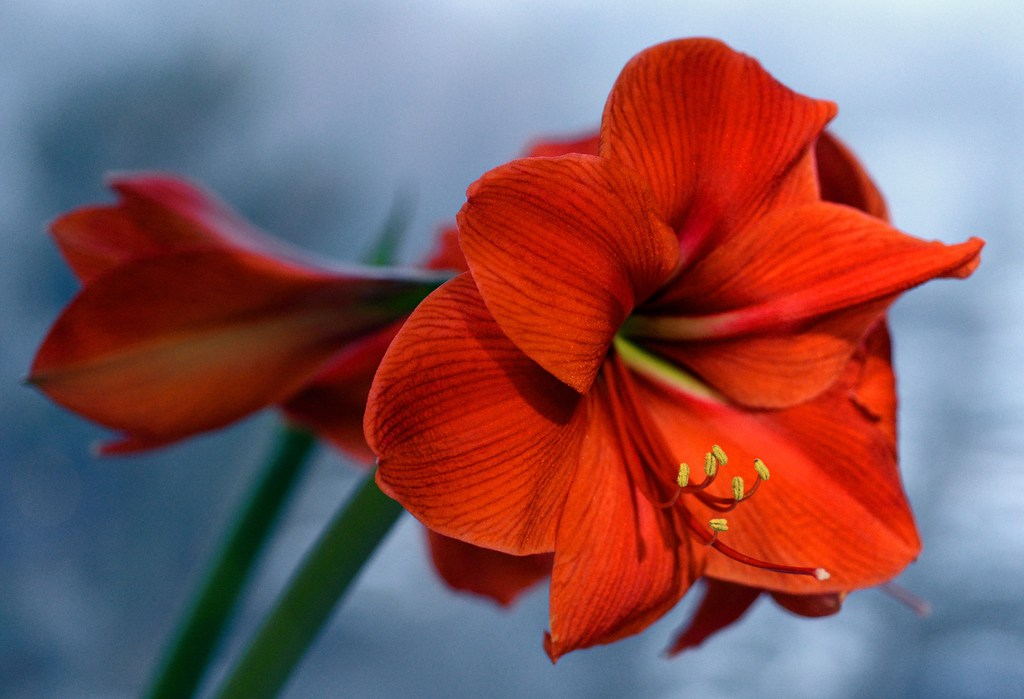
#> input picture images/flower_HW4.jpg, 1024 x 699 px
$ python homework4.py
#> lines starting #> are read from the running program, lines starting #| are printed output that depends on the picture; after the words box and inside, x2 and y2 are one past the last pixel; in counts of white or black regions, pixels touching at a corner belong together
import cv2 as cv
import numpy as np
import os


# Function edgeDectoror()
# Runs an in-built edge detector and produces an output image with edges
def edgeDetector():

    # Reads the image
    image = cv.imread("images/flower_HW4.jpg")
#> image is the input picture: shape (699, 1024, 3); mean B, G, R 95.1, 90.1, 132.9

    #operatedImage = cv.cvtColor(img, cv.COLOR_BGR2GRAY)

    # Use the Canny Edge filter
    edge = cv.Canny(image, 100, 200, 3)
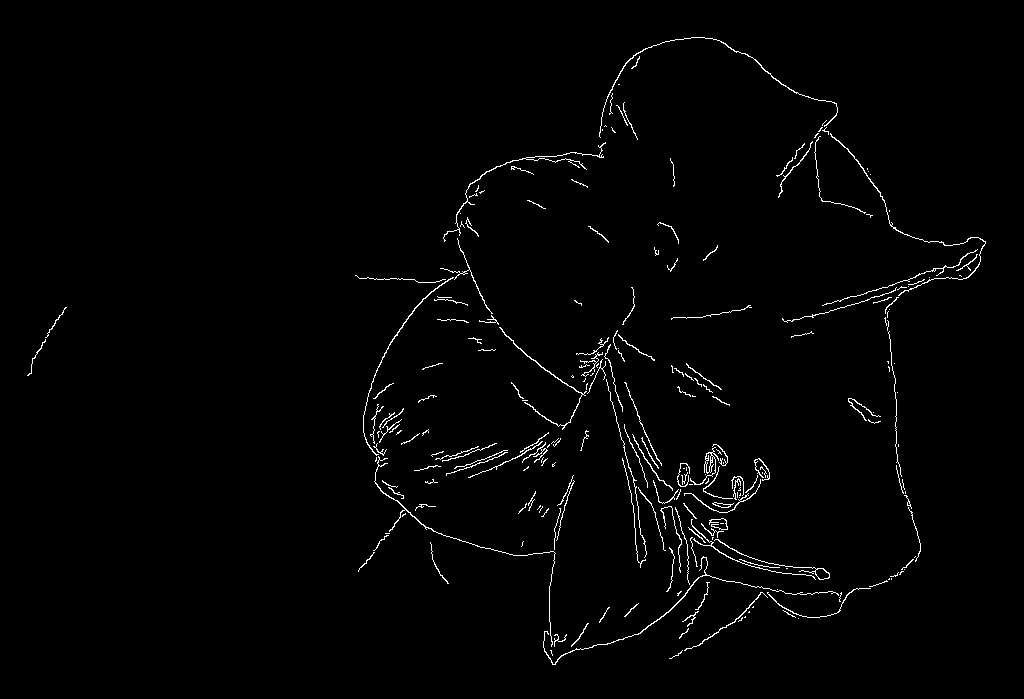
#> edge: shape (699, 1024); 1.4% white in thin lines or dots, all inside (x1, y1, x2, y2) = (27, 37, 986, 665)

    # Write to the file edgesFlower.jpg for the Output image, which has edges
    cv.imwrite("images/edgesFlower.jpg", edge)

    # Shows Original Image
    cv.imshow('Original Image', image)

    # Shows Image with edges
    cv.imshow('Image with Edges', edge)
    cv.waitKey(0)
    cv.destroyAllWindows()


# Function cornerDectoror()
# Runs an in-built corner detector and produces an output image with corners
def cornerDetector():

    # Reads the image
    image = cv.imread("images/flower_HW4.jpg")

    # Changes the input image into a grayscale color space
    operatedImage = cv.cvtColor(image, cv.COLOR_BGR2GRAY)

    # Changes the data type setting to a 32-bitt floating point
    operatedImage = np.float32(operatedImage)

    # Uses the cornerHarris filter to detect the corners
    dest = cv.cornerHarris(operatedImage, 2, 5, 0.07)

    # Uses dilate() to mark the resulting corners
    dest = cv.dilate(dest, None)

    # Uses the original image to use the optimal threshold value
    image[dest > 0.01 * dest.max()]=[0, 255, 0]
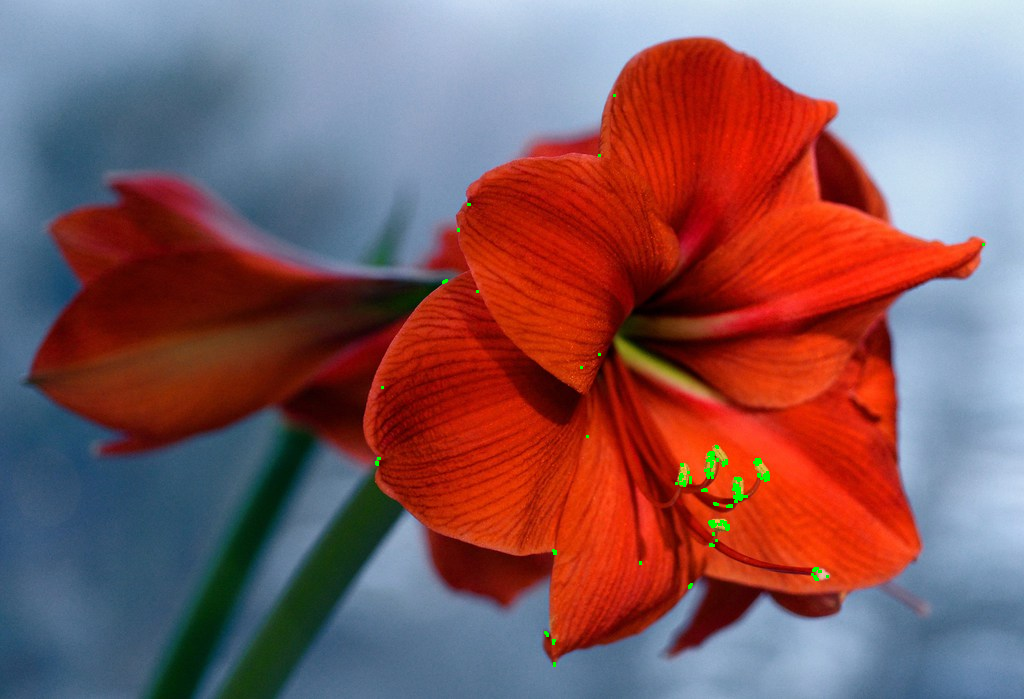
#> image: shape (699, 1024, 3); 0.18% of pixels changed, all inside (x1, y1, x2, y2) = (375, 94, 985, 667)

    # Write to the file cornersFlower.jpg for the output image, which has corners
    cv.imwrite("images/cornersFlower.jpg", image)

    # Shows Image with Corners
    cv.imshow('Image with Corners', image)

    # De-allocate any associated memory usage
    if cv.waitKey(0) & 0xff == 27:
#> (key Esc is pressed here)
        cv.destroyAllWindows()

# Function rotateEdgesImg()
# Rotates the image by 60 degrees
# And runs an in-built edge detector and produces an output image with edges
def rotateEdgesImg():

    # Reads the image
    image = cv.imread('images/flower_HW4.jpg')

    # Uses getRotationMatrix2D() and warpAffine() to rotate image by 60 degrees
    rows,cols,channels= image.shape
#> rows = 699; cols = 1024; channels = 3
    M = cv.getRotationMatrix2D((cols/2,rows/2),60,1)
    rotate_60 = cv.warpAffine(image,M,(cols,rows))
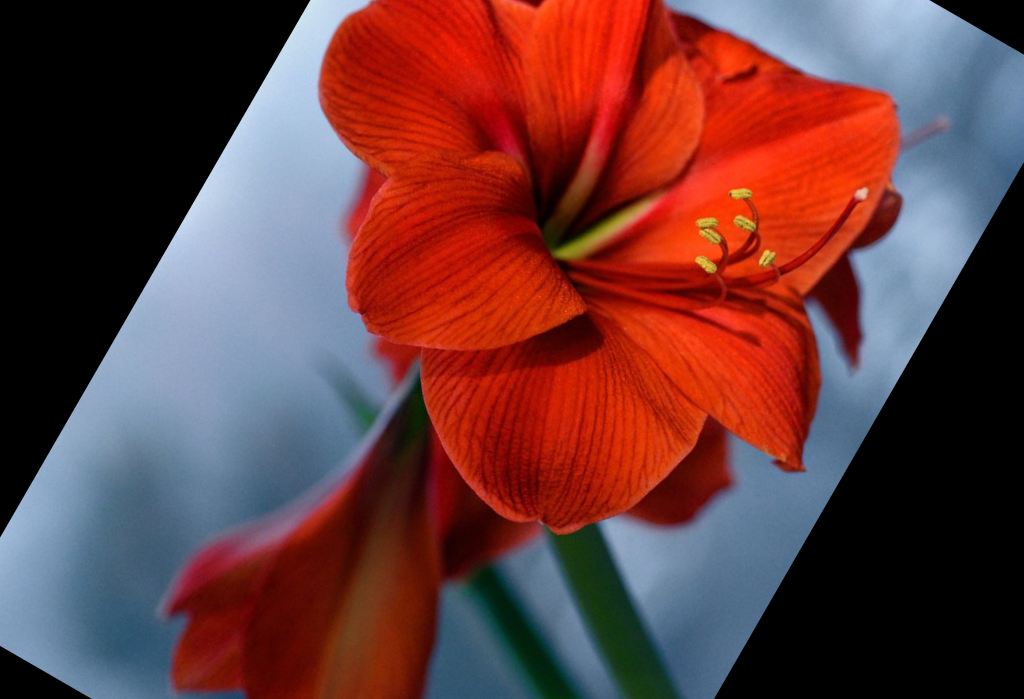
#> rotate_60: shape (699, 1024, 3); mean B, G, R 60.4, 59.8, 104.6


    # Uses Canny filter to get image with edges
    edgeImg = cv.Canny(rotate_60, 100, 200, 3)
#> edgeImg: shape (699, 1024); 1.4% white in thin lines or dots

    # Write to the file rotatedEdgesFlower.jpg for the output image,
    # which is rotated 60 degrees and has edges
    cv.imwrite("images/rotatedEdgesFlower.jpg", edgeImg)

    # Shows Image Rotated by 60 degres and has Edges
    cv.imshow('Image Rotated by 60 Degrees with Edges', edgeImg)
    cv.waitKey(0)
    cv.destroyAllWindows()


# Function rotateCornersImg()
# Rotates the image by 60 degrees
# And runs an in-built corner detector and produces an output image with corners
def rotateCornersImg():

    # Reads the image
    image = cv.imread('images/flower_HW4.jpg')

    # Uses getRotationMatrix2D() and warpAffine() to rotate image by 60 degrees
    rows,cols,channels= image.shape
#> rows = 699; cols = 1024; channels = 3
    M = cv.getRotationMatrix2D((cols/2,rows/2),60,1)
    rotate_60 = cv.warpAffine(image,M,(cols,rows))


    # Changes the input image into a grayscale color space
    operatedImage = cv.cvtColor(rotate_60, cv.COLOR_BGR2GRAY)

    # Changes the data type setting to a 32-bitt floating point
    operatedImage = np.float32(operatedImage)

    # Uses the cornerHarris filter to detect the corners
    dest = cv.cornerHarris(operatedImage, 2, 5, 0.07)

    # Uses dilate() to mark the resulting corners
    dest = cv.dilate(dest, None)

    # Uses the original image to use the optimal threshold value
    rotate_60[dest > 0.01 * dest.max()]=[0, 255, 0]
#> rotate_60: shape (699, 1024, 3); 0.02% of pixels changed, all inside (x1, y1, x2, y2) = (0, 0, 1024, 699)

    # Write to the file rotatedEdgesFlower.jpg for the output image,
    # which is rotated 60 degrees and has corners
    cv.imwrite("images/rotatedCornersFlower.jpg", rotate_60)

    # Shows Image Rotated by 60 degres and has Corners
    cv.imshow('Image Rotated by 60 Degrees with Corners', rotate_60)
    cv.waitKey(0)
    cv.destroyAllWindows()


# Function scaleEdgesImg()
# Scales the image by 1.6 in the x and y directions
# And runs an in-built edge detector and produces an output image with edges
def scaleEdgesImg():

    # Reads the image
    image = cv.imread('images/flower_HW4.jpg')

    # Uses resize() to scale the image by 1.6 in the x and y directions
    resizedImg = cv.resize(image, None, fx = 1.6, fy = 1.6, interpolation=cv.INTER_LINEAR)

    # Uses Canny filter to get image with edges
    edgeImg = cv.Canny(resizedImg, 100, 200, 3)
#> edgeImg: shape (1118, 1638); 0.41% white in thin lines or dots, all inside (x1, y1, x2, y2) = (580, 60, 1577, 1063)

    # Write to the file scaledEdgesFlower.jpg for the output image,
    # which is scaled by 1.6 in the x and y directions and has edges
    cv.imwrite("images/scaledEdgesFlower.jpg", edgeImg)

    # Shows Image Scaled by 1.6 and has Edges
    cv.imshow('Image Scaled by 1.6 with Edges', edgeImg)
    cv.waitKey(0)
    cv.destroyAllWindows()


# Function scaleCornersImg()
# Scales the image by 1.6 in the x and y directions
# And runs an in-built corner detector and produces an output image with corners
def scaleCornersImg():

    # Reads the image
    image = cv.imread('images/flower_HW4.jpg')

    # Uses resize() to scale the image by 1.6 in the x and y directions
    resizedImg = cv.resize(image, None, fx = 1.6, fy = 1.6, interpolation=cv.INTER_LINEAR)


    # Changes the input image into a grayscale color space
    operatedImage = cv.cvtColor(resizedImg, cv.COLOR_BGR2GRAY)
#> operatedImage: shape (1118, 1638)

    # Changes the data type setting to a 32-bitt floating point
    operatedImage = np.float32(operatedImage)

    # Uses the cornerHarris filter to detect the corners
    dest = cv.cornerHarris(operatedImage, 2, 5, 0.07)
#> dest: shape (1118, 1638) float32

    # Uses dilate() to mark the resulting corners
    dest = cv.dilate(dest, None)

    # Uses the original image to use the optimal threshold value
    resizedImg[dest > 0.01 * dest.max()]=[0, 255, 0]
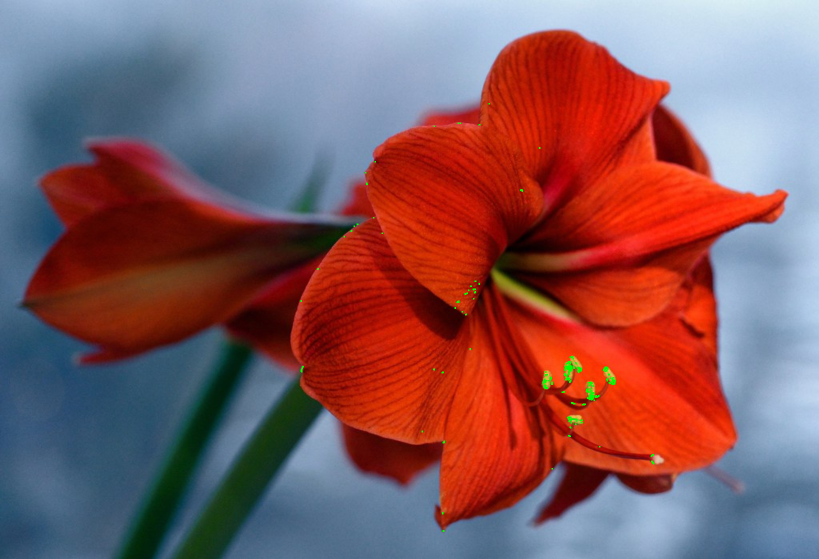
#> resizedImg: shape (1118, 1638, 3) (shown at 1/2 size); mean B, G, R 94.9, 90.2, 132.6

    # Write to the file scaledCornersFlower.jpg for the output image,
    # which is scaled by 1.6 in the x and y directions and has corners
    cv.imwrite("images/scaledCornersFlower.jpg", resizedImg)

    # Shows Image Scaled by 1.6 and has Corners
    cv.imshow('Image Scaled by 1.6 with Corners', resizedImg)
    cv.waitKey(0)
    cv.destroyAllWindows()


# Function shearXEdgesImg()
# Scales the image by 1.2 in the x direction
# And runs an in-built edge detector and produces an output image with edges
def shearXEdgesImg():

    # Reads the image
    image = cv.imread('images/flower_HW4.jpg')

    # Uses warpPerspective() to shear the image in the x direction by 1.2
    rows, cols, dim = image.shape
#> rows = 699; cols = 1024; dim = 3
    M = np.float32([[1, 1.2, 0], [0, 1, 0], [0, 0, 1]])
    shearedImg = cv.warpPerspective(image, M, (int(cols*2), int(rows*1.2)))

    # Uses Canny filter to get image with edges
    edgeImg = cv.Canny(shearedImg, 100, 200, 3)
#> edgeImg: shape (838, 2048); 1.2% white in thin lines or dots, all inside (x1, y1, x2, y2) = (0, 0, 1862, 700)

    # Write to the file shearedXEdgesFlower.jpg for the output image,
    # which is scaled by 1.2 in the x direction and has edges
    cv.imwrite("images/shearedXEdgesFlower.jpg", edgeImg)

    # Shows Image Scaled by 1.2 and has Edges
    cv.imshow('Image Scaled by 1.2 in x Direction with Edges', edgeImg)
    cv.waitKey(0)
    cv.destroyAllWindows()


# Function shearXCornersImg()
# Scales the image by 1.2 in the x direction
# And runs an in-built corner detector and produces an output image with corners
def shearXCornersImg():

    # Reads the image
    image = cv.imread('images/flower_HW4.jpg')

    # Uses warpPerspective() to shear the image in the x direction by 1.2
    rows, cols, dim = image.shape
#> rows = 699; cols = 1024; dim = 3
    M = np.float32([[1, 1.2, 0], [0, 1, 0], [0, 0, 1]])
    shearedImg = cv.warpPerspective(image, M, (int(cols*2), int(rows*1.2)))

    # Changes the input image into a grayscale color space
    operatedImage = cv.cvtColor(shearedImg, cv.COLOR_BGR2GRAY)
#> operatedImage: shape (838, 2048)

    # Changes the data type setting to a 32-bitt floating point
    operatedImage = np.float32(operatedImage)

    # Uses the cornerHarris filter to detect the corners
    dest = cv.cornerHarris(operatedImage, 2, 5, 0.07)
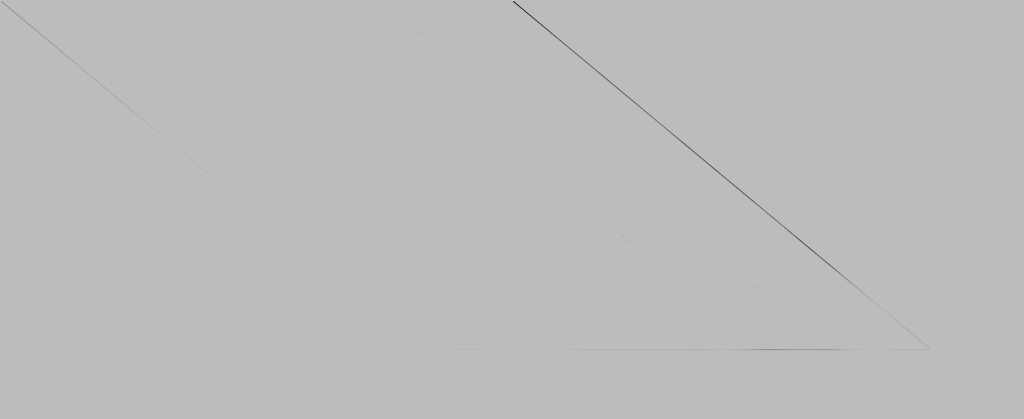
#> dest: shape (838, 2048) float32 (shown at 1/2 size); min -1.17e+10, max 4.16e+09, mean -8684530; drawn with min black and max white

    # Uses dilate() to mark the resulting corners
    dest = cv.dilate(dest, None)

    # Uses the original image to use the optimal threshold value
    shearedImg[dest > 0.01 * dest.max()]=[0, 255, 0]
#> shearedImg: shape (838, 2048, 3); mean B, G, R 39.7, 37.6, 55.4

    # Write to the file shearedXCornersFlower.jpg for the output image,
    # which is scaled by 1.2 in the x direction and has corners
    cv.imwrite("images/shearedXCornersFlower.jpg", shearedImg)

    # Shows Image Scaled by 1.2 and has Corners
    cv.imshow('Image Scaled by 1.2 in x Direction with Corners', shearedImg)
    cv.waitKey(0)
    cv.destroyAllWindows()


# Function shearYEdgesImg()
# Scales the image by 1.4 in the y direction
# And runs an in-built edge detector and produces an output image with edges
def shearYEdgesImg():

    # Reads the image
    image = cv.imread('images/flower_HW4.jpg')

    # Uses warpPerspective() to shear the image in the y direction by 1.4
    rows, cols, dim = image.shape
#> rows = 699; cols = 1024; dim = 3
    M = np.float32([[1, 0, 0],[1.4, 1, 0],[0, 0, 1]])
    shearedImg = cv.warpPerspective(image, M, (int(cols*1.2), int(rows*3)))
#> shearedImg: shape (2097, 1228, 3)

    # Uses Canny filter to get image with edges
    edgeImg = cv.Canny(shearedImg, 100, 200, 3)
#> edgeImg: shape (2097, 1228); 1% white in thin lines or dots, all inside (x1, y1, x2, y2) = (0, 0, 1025, 2097)

    # Write to the file shearedXEdgesFlower.jpg for the output image,
    # which is scaled by 1.4 in the y direction and has edges
    cv.imwrite("images/shearedYEdgesFlower.jpg", edgeImg)

    # Shows Image Scaled by 1.4 and has Edges
    cv.imshow('Image Scaled by 1.4 in y Direction with Edges', edgeImg)
    cv.waitKey(0)
    cv.destroyAllWindows()


# Function shearYCornersImg()
# Scales the image by 1.4 in the y direction
# And runs an in-built corner detector and produces an output image with corners
def shearYCornersImg():

    # Reads the image
    image = cv.imread('images/flower_HW4.jpg')

    # Uses warpPerspective() to shear the image in the y direction by 1.4
    rows, cols, dim = image.shape
    M = np.float32([[1, 0, 0],[1.4, 1, 0],[0, 0, 1]])
    shearedImg = cv.warpPerspective(image, M, (int(cols*1.2), int(rows*3)))

    # Changes the input image into a grayscale color space
    operatedImage = cv.cvtColor(shearedImg, cv.COLOR_BGR2GRAY)
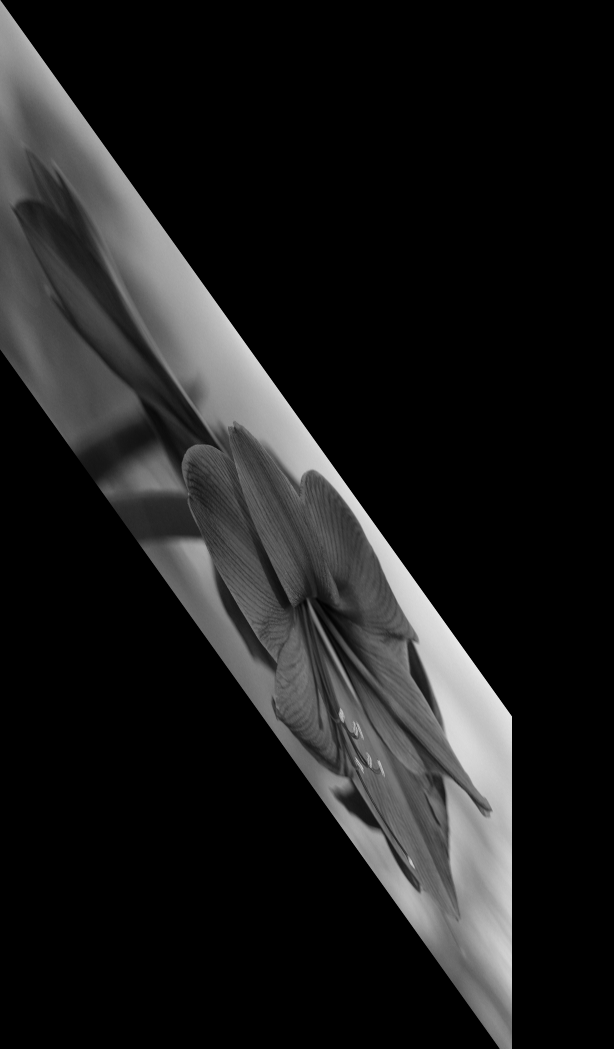
#> operatedImage: shape (2097, 1228) (shown at 1/2 size); min 0, max 235, mean 28.7

    # Changes the data type setting to a 32-bitt floating point
    operatedImage = np.float32(operatedImage)

    # Uses the cornerHarris filter to detect the corners
    dest = cv.cornerHarris(operatedImage, 2, 5, 0.07)
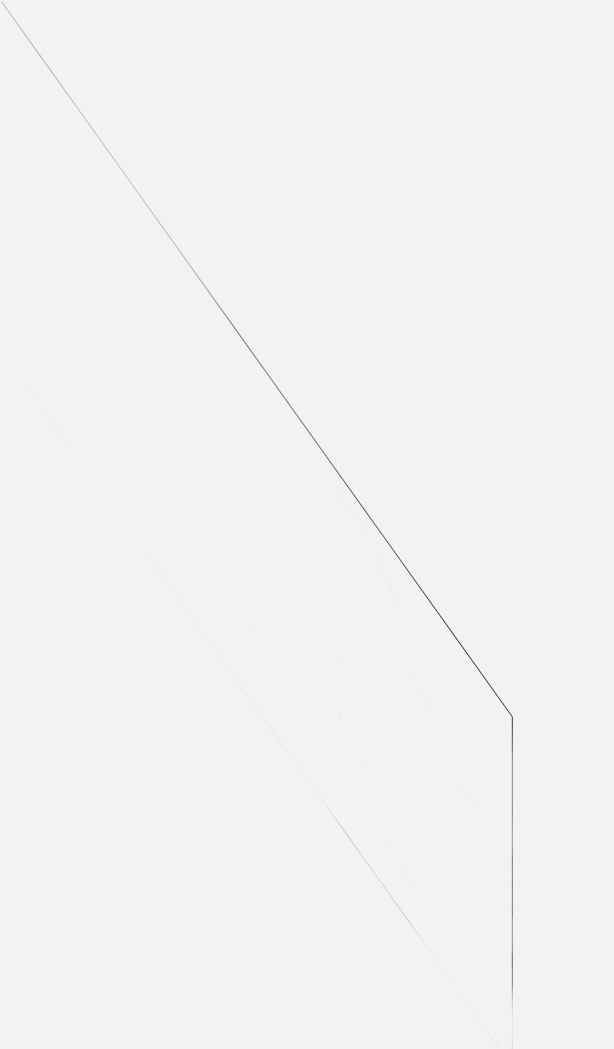
#> dest: shape (2097, 1228) float32 (shown at 1/2 size); min -1.49e+10, max 756895680, mean -13816698; drawn with min black and max white

    # Uses dilate() to mark the resulting corners
    dest = cv.dilate(dest, None)

    # Uses the original image to use the optimal threshold value
    shearedImg[dest > 0.01 * dest.max()]=[0, 255, 0]
#> shearedImg: shape (2097, 1228, 3); mean B, G, R 26.4, 25.1, 36.9

    # Write to the file shearedYCornersFlower.jpg for the output image,
    # which is scaled by 1.4 in the y direction and has corners
    cv.imwrite("images/shearedYCornersFlower.jpg", shearedImg)

    # Shows Image Scaled by 1.4 and has Corners
    cv.imshow('Image Scaled by 1.4 in y Direction with Corners', shearedImg)
    cv.waitKey(0)
    cv.destroyAllWindows()


def main():

    # Note: Please check the image's actual dimensions to see the image being scaled

    # ------------------------------------------------------------------------------------------------------------------------
    # Problem 1: Run an in-built edge detector and a corner detector,
    # and produce two output images: (i) image with edges, ii) image with corners.
    edgeDetector()         # See edgesFlower.jpg for output image
    cornerDetector()       # See cornersFlower.jpg for output image

    # ------------------------------------------------------------------------------------------------------------------------
    # Problem 2: Rotate the original image by 60-degrees and perform (1)
    rotateEdgesImg()       # See rotatedEdgesFlower.jpg for output image
    rotateCornersImg()     # See rotatedCornersFlower.jpg for output image

    # ------------------------------------------------------------------------------------------------------------------------
    # Problem 3: Scale the original image by 1.6 in both the x and y-directions and perform (1)
    scaleEdgesImg()        # See scaledEdgesFlower.jpg for output image
    scaleCornersImg()      # See scaledCornersFlower.jpg for output image

    # ------------------------------------------------------------------------------------------------------------------------
    # Problem 4: Shear the original image in the x-direction by 1.2 and perform (1)
    shearXEdgesImg()        # See shearedXEdgesFlower.jpg for output image
    shearXCornersImg()      # See shearedXCornersFlower.jpg for output image

    # ------------------------------------------------------------------------------------------------------------------------
    # Problem 5: Shear the original image in the y-direction by 1.4 and perform (1)
    shearYEdgesImg()        # See shearedYEdgesFlower.jpg for output image
    shearYCornersImg()      # See shearedYCornersFlower.jpg for output image

if __name__ == '__main__':
    main()
